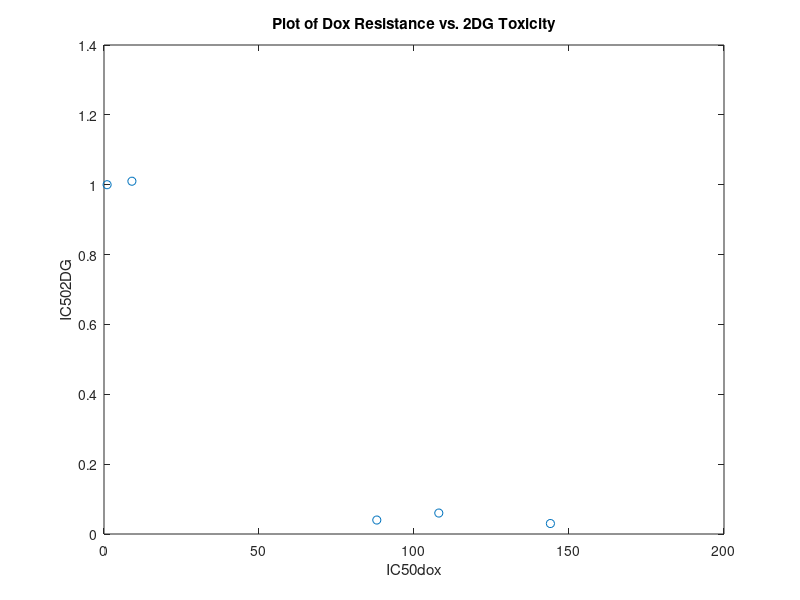

Write MATLAB code to recreate this figure.
% Script takes literature values from 1991 Clarke Kaplan paper and plots
% the homogenous resistance to 2DG versus the homogenous resistance to Dox
% via the IC50 value.
clear all, close all, clc
IC50dox = [ 1 9 108 144 88]
IC502DG = [ 1 1.01 0.06 0.03 0.04]
plot ((IC50dox), (IC502DG), 'o')
xlabel ('IC50dox')
ylabel ('IC502DG')
title ('Plot of Dox Resistance vs. 2DG Toxicity')